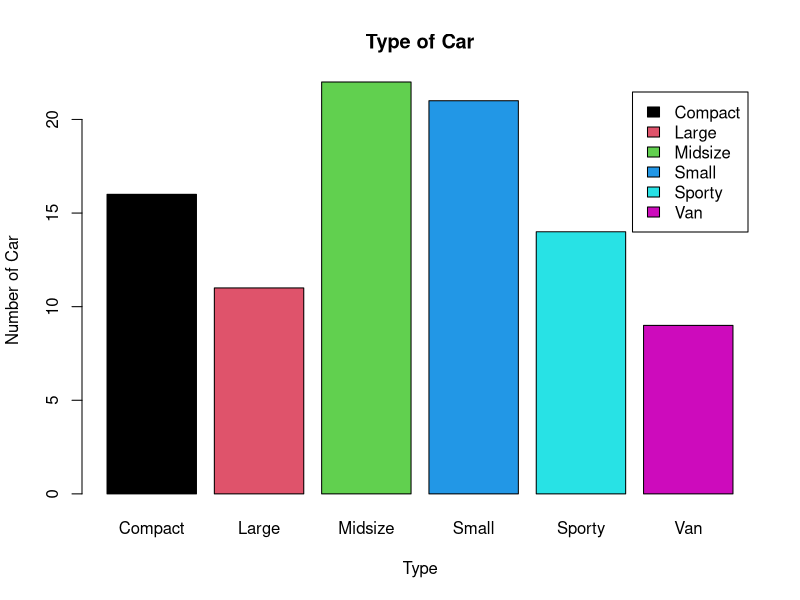

R code for this plot:
# Title     : TODO
# Objective : TODO
# Created by: coeat
# Created on: 2021/04/20

library(MASS)
print('START**********')
tab <- with(Cars93, table(Type))
# (tab <- with(Cars93, table(Type))) <- 괄호로 감싸주면 입력구문에서 출력까지 같이 해준다고 함
# tab <-table(Cars93$Type) #<- 8번행은 이 행과 같다

head <- c('Compact', 'Large', 'Midsize', 'Small', 'Sporty', 'Van')

barplot(tab,
        main = "Type of Car",
        xlab = "Type",
        ylab = "Number of Car",
        col = 1:6,
        legend = head,
        names.arg = head)
